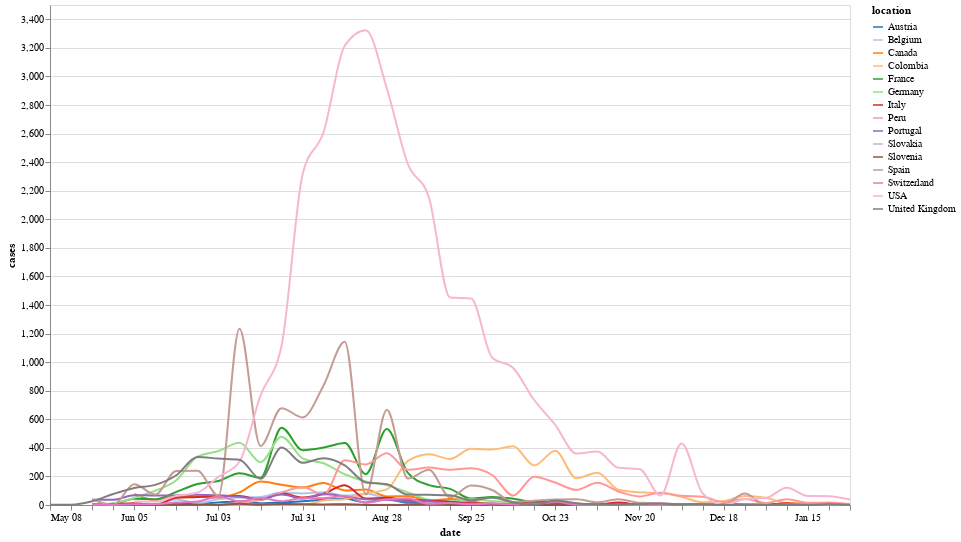

Notebook source saved alongside this figure:
### Code cell
alt.Chart(weekly_prevalence).mark_line(interpolate = "monotone").encode(
    alt.X("date:T", axis=alt.Axis( grid=False)),
    alt.Y("cases"), 
    alt.Color("location:N", scale=alt.Scale(scheme="category20"))).properties(
    width = 800,
    height = 500
)

### Figure 1 — Vega-Lite specification as saved in the notebook (floating-point values rounded to 4 significant figures; data arrays with more than 128 entries replaced by an {"elided": "..."} marker saying what was removed)
{"config": {"view": {"continuousWidth": 400, "continuousHeight": 300}}, "data": {"name": "data-ad6859ebfd33d54ef87e92cb2e5ab15c"}, "mark": {"type": "line", "interpolate": "monotone"}, "encoding": {"color": {"field": "location", "scale": {"scheme": "category20"}, "type": "nominal"}, "x": {"axis": {"grid": false}, "field": "date", "type": "temporal"}, "y": {"field": "cases", "type": "quantitative"}}, "height": 500, "width": 800, "$schema": "https://vega.github.io/schema/vega-lite/v4.17.0.json", "datasets": {"data-ad6859ebfd33d54ef87e92cb2e5ab15c": {"elided": "533 records"}}}
